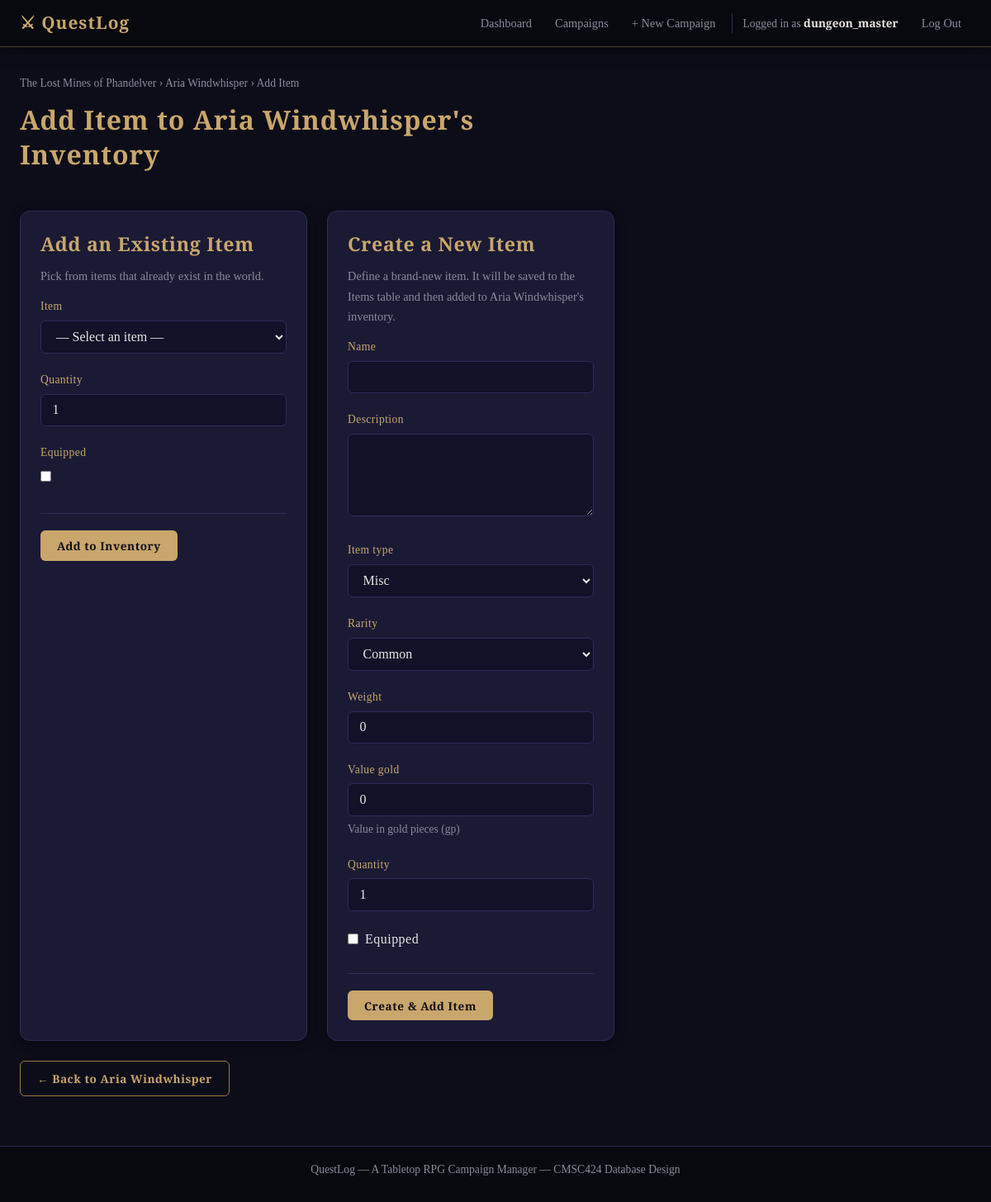
Screenshot of /characters/2/inventory/add/ (signed in) with the database file from the repository.
### campaign_manager/models.py (models this page shows, shortened)
class Character(models.Model):
    RACE_CHOICES = [
        ('human',      'Human'),
        ('elf',        'Elf'),
        ('dwarf',      'Dwarf'),
        ('halfling',   'Halfling'),
        ('gnome',      'Gnome'),
        ('half_elf',   'Half-Elf'),
        ('half_orc',   'Half-Orc'),
        ('tiefling',   'Tiefling'),
        ('dragonborn', 'Dragonborn'),
        ('other',      'Other'),
    ]
    CLASS_CHOICES = [
        ('barbarian', 'Barbarian'),
        ('bard',      'Bard'),
        ('cleric',    'Cleric'),
        ('druid',     'Druid'),
        ('fighter',   'Fighter'),
        ('monk',      'Monk'),
        ('paladin',   'Paladin'),
        ('ranger',    'Ranger'),
        ('rogue',     'Rogue'),
        ('sorcerer',  'Sorcerer'),
        ('warlock',   'Warlock'),
        ('wizard',    'Wizard'),
    ]
    name             = models.CharField(max_length=200)
    race             = models.CharField(max_length=20, choices=RACE_CHOICES, default='human')
    character_class  = models.CharField(max_length=20, choices=CLASS_CHOICES, default='fighter')
    level            = models.IntegerField(default=1)
    hit_points       = models.IntegerField(default=10)
    background_story = models.TextField(blank=True, help_text="Optional backstory for this character")
    campaign = models.ForeignKey(Campaign, on_delete=models.CASCADE, related_name='characters')
    player = models.ForeignKey(User, on_delete=models.CASCADE, related_name='characters')
    class Meta:
        ordering = ['name']

class Campaign(models.Model):
    STATUS_CHOICES = [
        ('active',    'Active'),
        ('completed', 'Completed'),
        ('on_hold',   'On Hold'),
    ]
    name        = models.CharField(max_length=200)
    description = models.TextField(blank=True)
    world_name  = models.CharField(
        max_length=200, blank=True,
        help_text="The name of the setting or fictional world (e.g. Faerûn, Barovia)"
    )
    created_at  = models.DateTimeField(auto_now_add=True)  # Set automatically on creation
    status      = models.CharField(max_length=20, choices=STATUS_CHOICES, default='active')
    dungeon_master = models.ForeignKey(
        User,
        on_delete=models.CASCADE,
        related_name='campaigns_as_dm',
    )
    class Meta:
        ordering = ['-created_at']  # Newest campaigns first

### campaign_manager/views.py (the view, shortened to what this page needs)
@login_required
def add_item_to_character(request, character_pk):
    character = get_object_or_404(Character, pk=character_pk)
    if character.player != request.user and character.campaign.dungeon_master != request.user:
        messages.error(request, "You can only modify your own character's inventory.")
        return redirect('character_detail', pk=character_pk)
    existing_form  = AddExistingItemForm()
    new_item_form  = ItemForm()
    return render(request, 'campaign_manager/add_item.html', {
        'character':     character,
        'existing_form': existing_form,
        'new_item_form': new_item_form,
    })

### campaign_manager/forms.py
class AddExistingItemForm(forms.ModelForm):
    item = forms.ModelChoiceField(
        queryset=Item.objects.all().order_by('name'),
        empty_label="— Select an item —",
    )
    class Meta:
        model  = CharacterItem
        fields = ['item', 'quantity', 'equipped']

class ItemForm(forms.ModelForm):
    class Meta:
        model  = Item
        fields = ['name', 'description', 'item_type', 'rarity', 'weight', 'value_gold']
        widgets = {
            'description': forms.Textarea(attrs={'rows': 3}),
        }

### campaign_manager/models.py (called while the page is built)
    def __str__(self):
        return f"{self.name} ({self.get_rarity_display()} {self.get_item_type_display()})"

### campaign_manager/templates/campaign_manager/add_item.html (shortened to what this page needs)
{% extends "campaign_manager/base.html" %}
{% block content %}
<div class="form-page">
  <nav class="breadcrumb">
    <a href="{% url 'campaign_detail' pk=character.campaign.pk %}">{{ character.campaign.name }}</a>
    &rsaquo; <a href="{% url 'character_detail' pk=character.pk %}">{{ character.name }}</a>
    &rsaquo; Add Item
  </nav>
  <h1>Add Item to {{ character.name }}'s Inventory</h1>
  <div class="add-item-container">
    <div class="card form-card">
      <h2>Add an Existing Item</h2>
      <p class="text-muted">Pick from items that already exist in the world.</p>
      <form method="post">
        {% for field in existing_form %}
          <div class="form-group">
            <label for="{{ field.id_for_label }}">{{ field.label }}</label>
            {{ field }}
          </div>
        {% endfor %}
        <div class="form-actions">
          <button type="submit" class="btn btn-primary">Add to Inventory</button>
        </div>
      </form>
    </div>
    <div class="card form-card">
      <h2>Create a New Item</h2>
      <p class="text-muted">
        Define a brand-new item. It will be saved to the Items table and then
        added to {{ character.name }}'s inventory.
      </p>
      <form method="post">
        {% for field in new_item_form %}
          <div class="form-group">
            <label for="{{ field.id_for_label }}">{{ field.label }}</label>
            {{ field }}
            {% if field.help_text %}
              <p class="field-help">{{ field.help_text }}</p>
            {% endif %}
          </div>
        {% endfor %}
        <div class="form-group">
          <label for="new-quantity">Quantity</label>
          <input type="number" name="quantity" id="new-quantity" value="1" min="1">
        </div>
        <div class="form-group form-group-checkbox">
          <label>
            <input type="checkbox" name="equipped">
            Equipped
          </label>
        </div>
        <div class="form-actions">
          <button type="submit" class="btn btn-primary">Create &amp; Add Item</button>
        </div>
      </form>
    </div>
  </div>
  <p style="margin-top: 1.5rem;">
    <a href="{% url 'character_detail' pk=character.pk %}" class="btn btn-secondary">
      &larr; Back to {{ character.name }}
    </a>
  </p>
</div>
{% endblock %}

### campaign_manager/templates/campaign_manager/base.html (shortened to what this page needs)
<!DOCTYPE html>
<html lang="en">
<head>
  {% load static %}
  <link rel="stylesheet" href="{% static 'campaign_manager/style.css' %}">
</head>
<body>
  <nav class="navbar">
    <div class="nav-container">
      <a href="{% url 'dashboard' %}" class="nav-brand">⚔ QuestLog</a>
      <ul class="nav-links">
        {% if user.is_authenticated %}
          <li><a href="{% url 'dashboard' %}" class="nav-link">Dashboard</a></li>
          <li><a href="{% url 'campaign_list' %}" class="nav-link">Campaigns</a></li>
          <li><a href="{% url 'campaign_create' %}" class="nav-link">+ New Campaign</a></li>
          <li class="nav-user">
            Logged in as <strong>{{ user.username }}</strong>
          </li>
          <li>
            <form method="post" action="{% url 'logout' %}" style="display:inline;">
              <button type="submit" class="nav-link nav-link-btn">Log Out</button>
            </form>
          </li>
        {% else %}
          <li><a href="{% url 'login' %}" class="nav-link">Log In</a></li>
          <li><a href="{% url 'register' %}" class="nav-link btn-primary-small">Register</a></li>
        {% endif %}
      </ul>
    </div>
  </nav>
  <main class="main-content">
    <div class="container">
      {% block content %}{% endblock %}
    </div>
  </main>
  <footer class="site-footer">
    <p>QuestLog &mdash; A Tabletop RPG Campaign Manager &mdash; CMSC424 Database Design</p>
  </footer>
</body>
</html>

### rows the page displays
Character: campaign.name "The Lost Mines of Phandelver", name "Aria Windwhisper"

### other values shown
{{ user.username }} "dungeon_master"
{{ field.label }} "Item" "Quantity" "Equipped"
{{ field.label }} "Name" "Description" "Item type" "Rarity" "Weight" "Value gold"
{{ field.help_text }} "Value in gold pieces (gp)"
